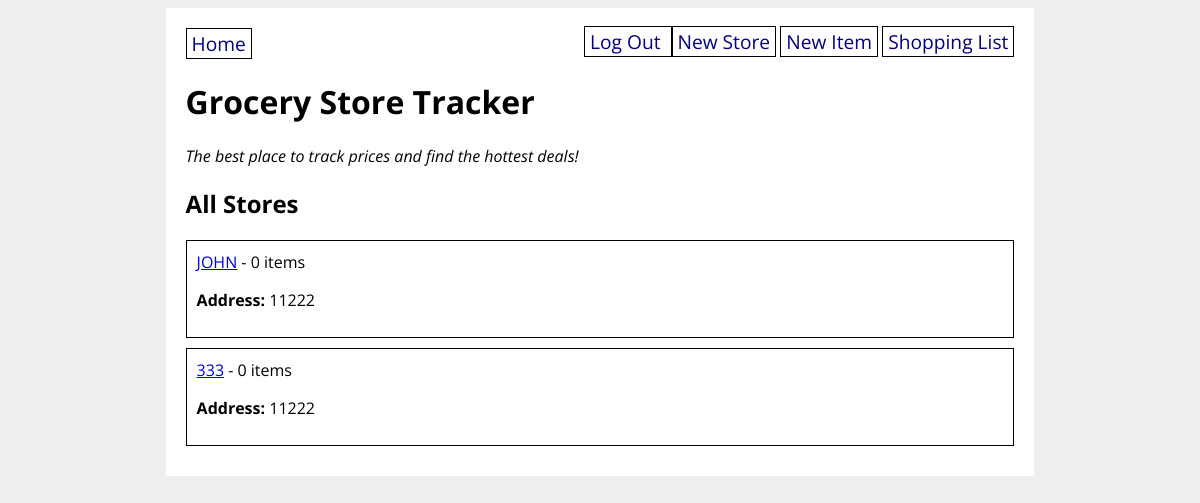
Screenshot of / (signed in) with the database file from the repository.
### grocery_app/models.py (models this page shows)
class GroceryStore(db.Model):
    id = db.Column(db.Integer, primary_key=True)
    title = db.Column(db.String(80), nullable=False)
    address = db.Column(db.String(200), nullable=False)
    items = db.relationship('GroceryItem', back_populates='store')
    created_by_id = db.Column(db.Integer, db.ForeignKey('user.id'))
    created_by = db.relationship('User')

### grocery_app/routes.py (the view)
@main.route('/')
def homepage():
    all_stores = GroceryStore.query.all()
    print(all_stores)
    return render_template('home.html', all_stores=all_stores)

### grocery_app/__init__.py (called while the page is built)
@login_manager.user_loader
def load_user(user_id):
    return User.query.get(user_id)

### grocery_app/templates/home.html
{% extends 'base.html' %}
{% block content %}
<h1>Grocery Store Tracker</h1>
<p><em>The best place to track prices and find the hottest deals!</em></p>
<h2>All Stores</h2>
{% for store in all_stores %}
<div class="store">
    <a href="/store/{{ store.id }}">{{ store.title }}</a> -
    {{ store.items|length }} items
    <p><strong>Address:</strong> {{ store.address }}</p>
</div>
{% endfor %}
{% endblock %}

### grocery_app/static/style.css (style rules this page uses)
body { display: flex; flex-direction: column; align-items: center; background-color: #eee; font-family: 'Open Sans', sans-serif; }
div.store { border: 1px solid black; padding: 10px; margin-bottom: 10px; }

### rows the page displays
GroceryStore: title "JOHN", items|length "0", address "11222"
GroceryStore: title "333", items|length "0", address "11222"
